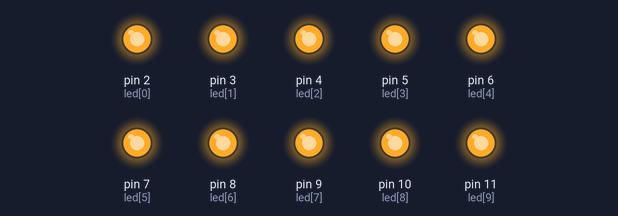
Bench run of a sketch on a simulated Arduino Uno, built with avr-gcc and run on an emulated ATmega328P. On the bench: output pins drawn as LEDs (lit = HIGH).

Above: at 0.1 s.
At 1.1 s:
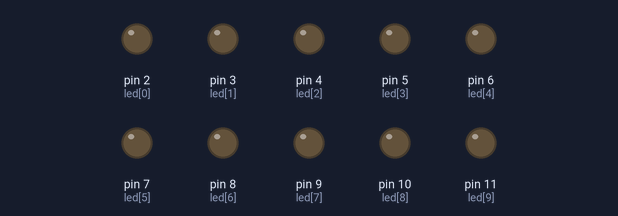
At 7.3 s:
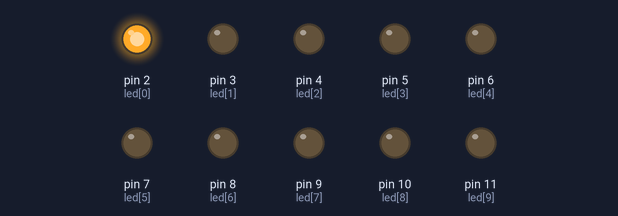
At 8.3 s:
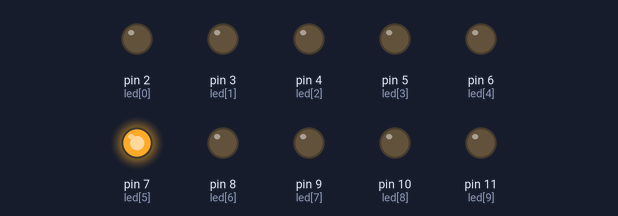
At 9.2 s:
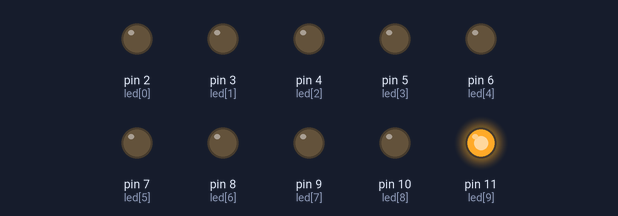
At 10.9 s:
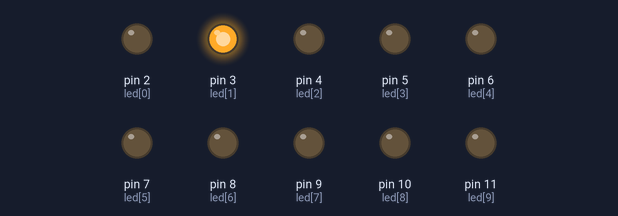
Timing chart, 0 to 14.6 s (numbered marks = the images above):
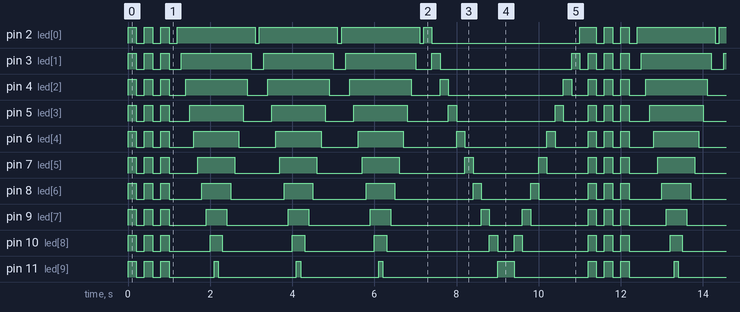

Measured:
- by itself, pin 2 (led[0]): repeats every 11.2 s: 2 × (LOW 0.20 s, HIGH 0.20 s), LOW 0.20 s, 3 × (HIGH 1.9 s, LOW 0.10 s), HIGH 0.20 s, LOW 3.6 s, HIGH 0.40 s
- by itself, pin 11 (led[9]): repeats every 11.2 s: 2 × (LOW 0.20 s, HIGH 0.20 s), LOW 1.1 s, 2 × (HIGH 0.10 s, LOW 1.9 s), HIGH 0.10 s, LOW 2.8 s, HIGH 0.40 s, LOW 1.8 s, HIGH 0.20 s
- by itself, everything shown: repeats every 11.2 s, in 85 steps

The sketch:

HieuUngLed.ino
```cpp
int led[10] = {2,3,4,5,6,7,8,9,10,11};
void setup()
{
  for(int i=0;i<=9;i++){
  pinMode(led[i] , OUTPUT);
  }

}

void loop()
{
 for(int j=0; j<3 ; j++)
 {
 for(int i=0; i<10;i++)
 {
   digitalWrite(led[i],HIGH);
 }
  delay(200);
 for(int i=0; i<10;i++)
 {
   digitalWrite(led[i],LOW);

 }
  delay(200);
 }
  for(int x=0;x<3;x++)
  {
  for(int i=0;i<=9;i++)
 {
    digitalWrite(led[i],HIGH);
    delay(100);
  }
  for(int i=9; i>=0; i--)
  {
    digitalWrite(led[i],LOW);
   delay(100);
  }
  }  // 5. Hiệu ứng chạy LED từ trái sang phải
  for (int i = 0; i < 10; i++) {
    digitalWrite(led[i], HIGH);
    delay(200);
    digitalWrite(led[i], LOW);
  }

  // 6. Hiệu ứng chạy LED từ phải sang trái
  for (int i = 9; i >= 0; i--) {
    digitalWrite(led[i], HIGH);
    delay(200);
    digitalWrite(led[i], LOW);
  }

}
```
